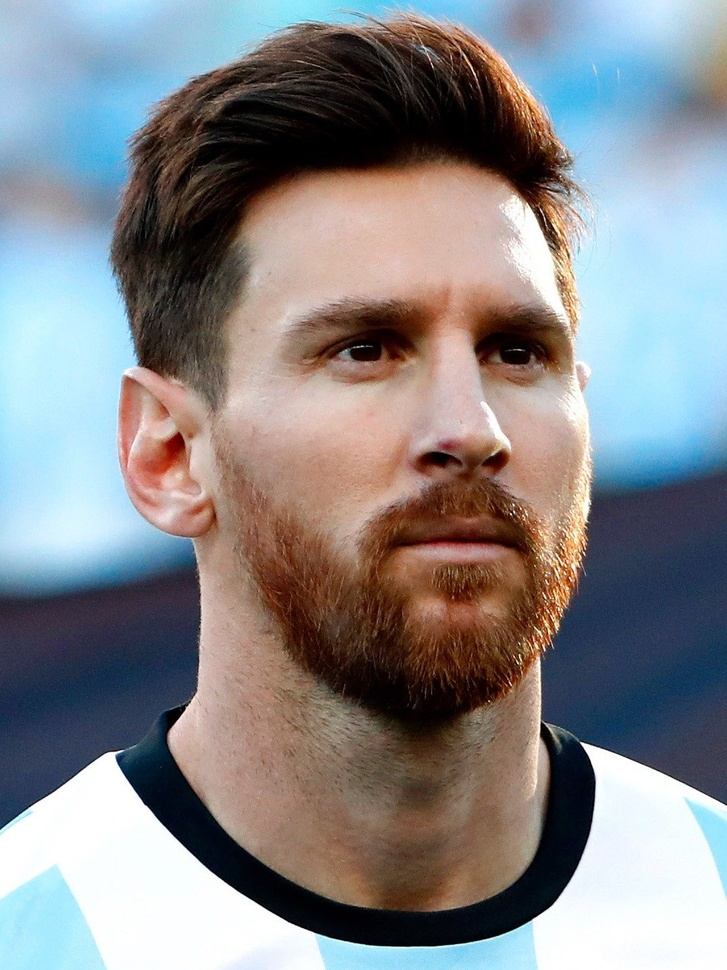
#> input picture messi.jpg, 727 x 970 px, shrunk from 1080 x 1440 before the run
$ python pillowimage.py
#> lines starting #> are read from the running program, lines starting #| are printed output that depends on the picture
from PIL import Image
import numpy as np
import matplotlib.pyplot as plt
import pandas as pd

gbr = Image.open('messi.jpg').convert('L') # RGBA CMYK
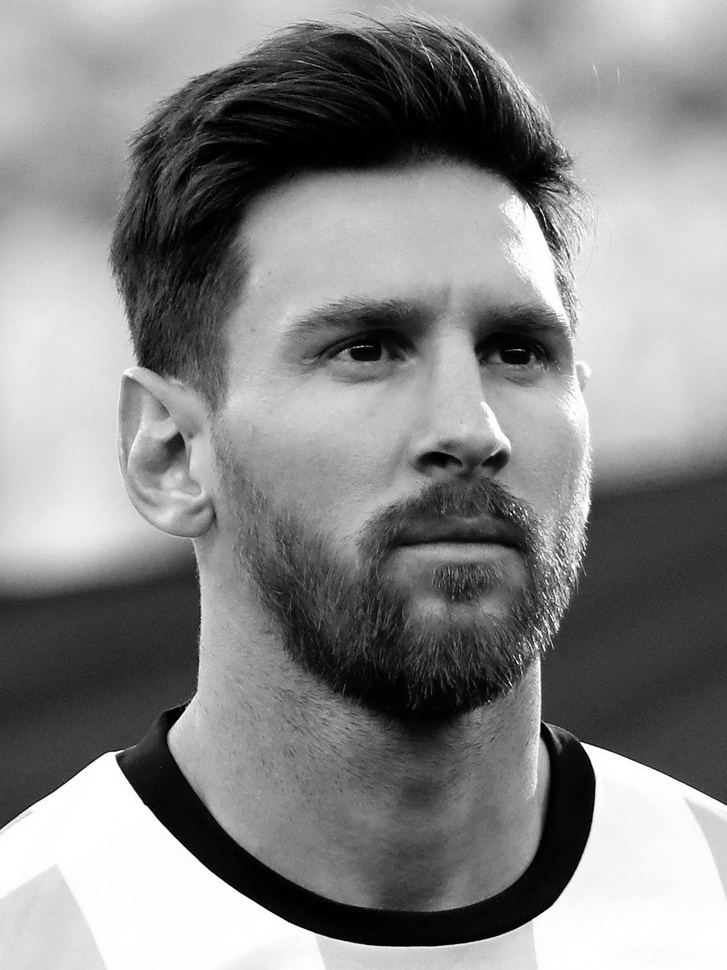
#> gbr: PIL image 727x970 L; min 0, max 255, mean 135.2
# print(gbr)
arrGbr = np.array(gbr)
# print(arrGbr.shape)

# plt.imshow(arrGbr, cmap='gray')
# plt.show()

out = Image.fromarray(arrGbr, 'L')
out.save('messi2.jpg')
out.show()
